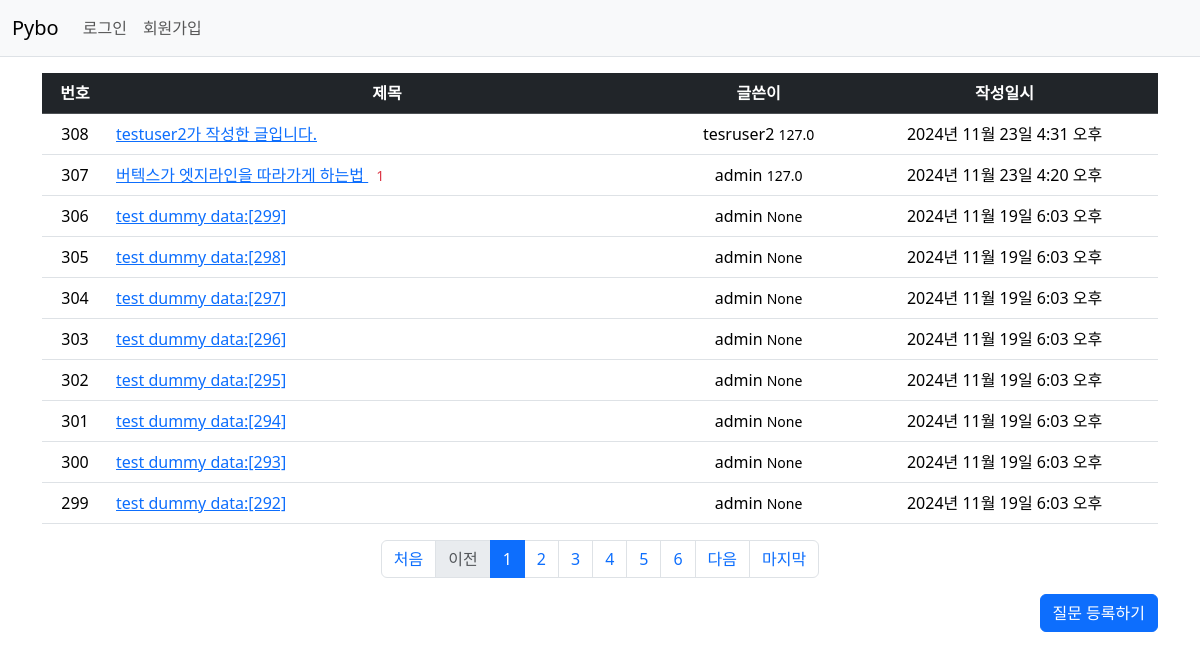
Page /pybo/ on the earlier database version.
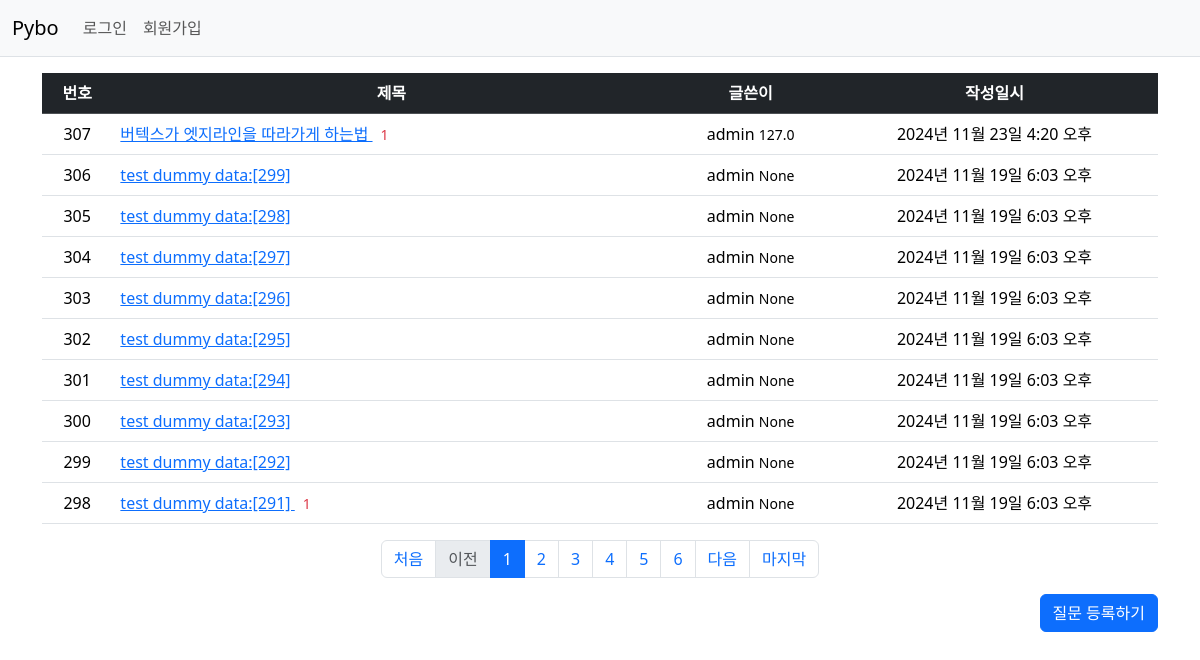
Same page on the later database version.
### pybo/models.py (models this page shows, shortened)
class Question(models.Model):
    author = models.ForeignKey(User, on_delete=models.CASCADE, default=1)
    subject = models.CharField(max_length=200)
    content = models.TextField()
    ip_address = models.CharField(max_length=20, null=True)
    modify_date = models.DateTimeField(null=True, blank=True)
    create_date = models.DateTimeField()

### pybo/views/base_views.py (the view)
# urls.py: path('', base_views.index, name='index')
def index(request):
    page = request.GET.get('page', '1')
    question_list = Question.objects.order_by('-create_date') # 기본은 오름차순, -가 붙면 내림차순
    paginator = Paginator(question_list, 10)
    page_obj = paginator.get_page(page)
    context = {'question_list' : page_obj}
    for question in page_obj:
        if question.ip_address:
            question.ip_address = question.ip_address.split('.')
            question.ip_address = f"{question.ip_address[0]}.{question.ip_address[1]}"
    return render(request, 'pybo/question_list.html',context)

### pybo/templatetags/pybo_filter.py (called while the page is built)
@register.filter
def sub(value, arg):
    return value - arg

### templates/pybo/question_list.html
{% extends "base.html" %}
{% load pybo_filter %}
{% block content %}
<div class="container my-3">
    <table class="table">
        <thead>
            <tr class="text-center table-dark">
                <th>번호</th>
                <th style="width: 50%;">제목</th>
                <th>글쓴이</th>
                <th>작성일시</th>
            </tr>
        </thead>
        <tbody>
            {% if question_list %}
            {% for question in question_list %}
            <tr class="text-center">
                <td>
                    {{question_list.paginator.count|sub:question_list.start_index|sub:forloop.counter0|add:1 }}
                </td>
                <td class="text-start">
                    <a href="{% url 'pybo:detail' question_id=question.id %}">{{ question.subject }} </a>
                    {% if question.answer_set.count > 0 %}
                    <span class="text-danger small mx-2">{{ question.answer_set.count }}</span>
                    {% endif %}
                </td>
                <td>{{ question.author.username }} <small>{{question.ip_address }}</small></td>
                <td>{{ question.create_date }} </td>
            </tr>
            {% endfor %}
            {% else %}
            <tr>
                <td colspan="4">질문이 없습니다.</td>
            </tr>
            {% endif %}
        </tbody>
    </table>
    <ul class="pagination justify-content-center">
        <li class="page-item">
            <a class='page-link' href="?page=1">처음</a>
        </li>
        {% if question_list.has_previous %}
        <li class="page-item">
            <a class='page-link' href="?page={{ question_list.previous_page_number}}">이전</a>
        </li>
        {% else %}
        <li class="page-item disabled">
            <a class='page-link' tabindex="-1" aria-disabled="true" href="#">이전</a>
        </li>
        {% endif %}
        {% for page_number in question_list.paginator.page_range %}
        {% if page_number >= question_list.number|add:-5 and page_number <= question_list.number|add:5 %}
        {% if page_number == question_list.number %}
        <li class='page-item active' aria-current="page">
            <a class='page-link' href="?page={{ page_number }}">{{ page_number }} </a>
        </li>
        {% else %}
        <li class='page-item'>
            <a class='page-link' href="?page={{ page_number }}">{{ page_number }} </a>
        </li>
        {% endif %}
        {% endif %}
        {% endfor %}
        {% if question_list.has_next %}
        <li class="page-item">
            <a class='page-link' href='?page={{ question_list.next_page_number }}'>다음</a>
        </li>
        {% else %}
        <li class="page-item disabled">
            <a class='page-link' tabindex="-1" aria-disabled="true" href="#">다음</a>
        </li>
        {% endif %}
        <li class="page-item">
            <a class='page-link' href="?page={{ question_list.paginator.page_range|last }}">마지막</a>
        </li>
    </ul>
    <div class="d-flex justify-content-end">
        <a href="{% url 'pybo:question_create' %}" class="btn btn-primary">질문 등록하기</a>
    </div>
</div>
{% endblock %}

### templates/base.html (shortened to what this page needs)
{% load static %}
<!DOCTYPE html>
<html lang="en">
<head>
    <link href="https://cdn.jsdelivr.net/npm/bootstrap@5.3.3/dist/css/bootstrap.min.css" rel="stylesheet">
    <link rel="stylesheet" type='text/css' href= "{% static 'style.css' %}">
</head>
<body>
    {% include "navbar.html" %}
    {% block content%}
    {% endblock %}
</body>
</html>

### templates/navbar.html (shortened to what this page needs)
<nav class='navbar navbar-expand-lg navbar-light bg-light border-bottom'>
    <div class='container-fluid'>
        <a class='navbar-brand' href="{% url 'pybo:index' %}">Pybo</a>
        <div class="collapse navbar-collapse" id="navbarSupportedContent">
            <ul class='navbar-nav me-auto mb-2 mb-lg-0'>
                <li class='nav-item'>
                    {% if user.is_authenticated %}
                    <a class="nav-link" href="{% url "common:logout" %}">{{ user.username }} (로그아웃)</a>
                    {% else %}
                    <a class="nav-link" href="{% url "common:login" %}">로그인</a>
                    {% endif %}
                </li>
                <li class='nav-item'>
                    {% if not user.is_authenticated %}
                    <a class="nav-link" href="{% url "common:signup" %}">회원가입</a>
                    {% endif %}
                </li>
            </ul>
        </div>
    </div>
</nav>

Differences in the rows shown:
removed Question: paginator.count|sub "308", subject "testuser2가 작성한 글입니다.", author.username "tesruser2", ip_address "127.0", create_date "2024년 11월 23일 4:31 오후"
now on this page (row unchanged): Question: paginator.count|sub "298", subject "test dummy data:[291]", answer_set.count "1", author.username "admin", ip_address "None", create_date "2024년 11월 19일 6:03 오후"
